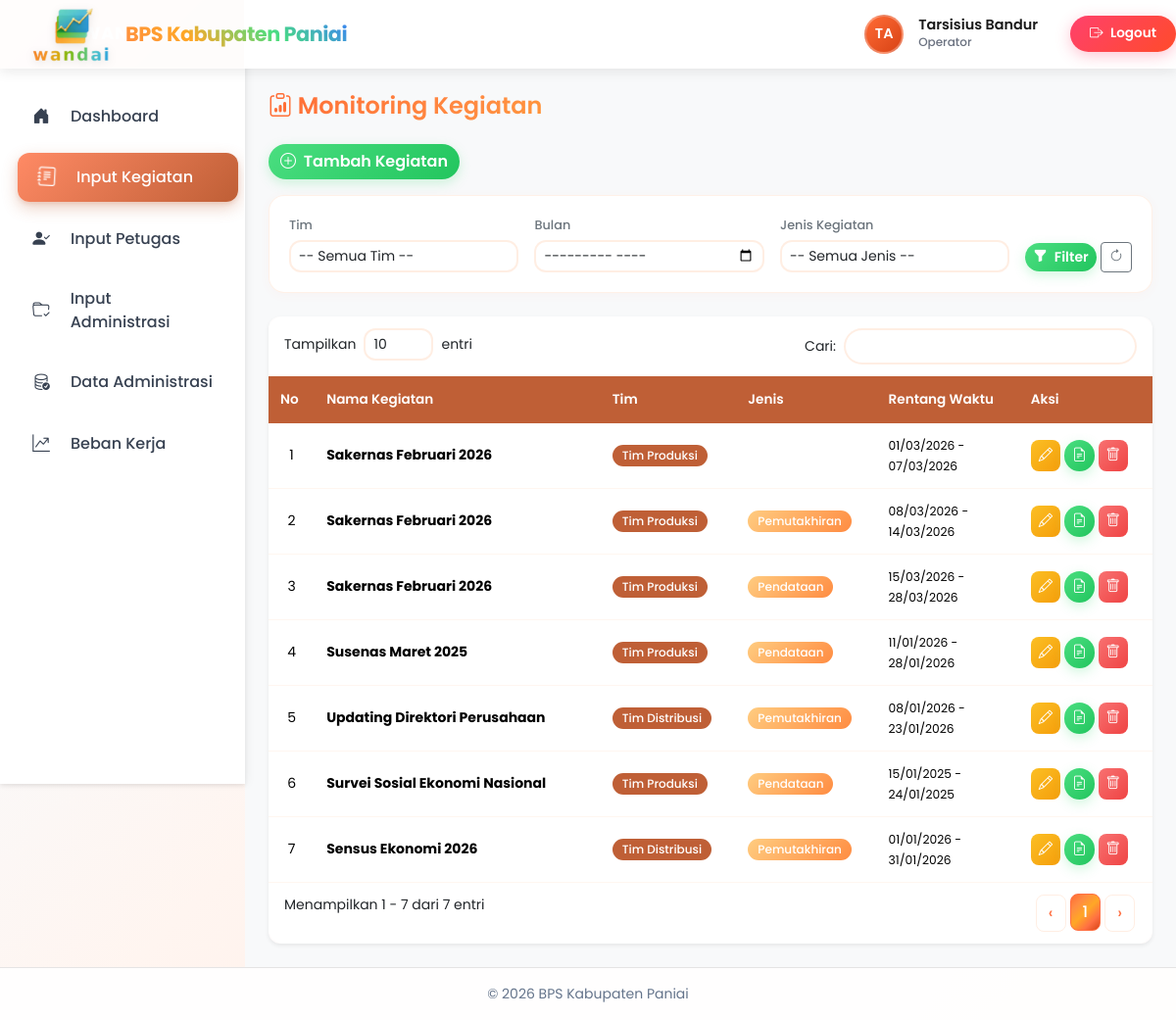
The app's page /index.php?controller=kegiatan (signed in) with its own data.
### tables this page shows
CREATE TABLE `kegiatan_detail` (
  `id` int(11) NOT NULL,
  `team_id` int(11) DEFAULT NULL,
  `nama_kegiatan` varchar(500) NOT NULL,
  `master_id` int(11) DEFAULT NULL,
  `jenis_kegiatan` varchar(255) DEFAULT NULL,
  `tanggal_mulai` date DEFAULT NULL,
  `tanggal_selesai` date DEFAULT NULL,
  `rentang_waktu_mulai` date DEFAULT NULL,
  `rentang_waktu_selesai` date DEFAULT NULL,
  `satuan` varchar(100) DEFAULT NULL,
  `komentar` text DEFAULT NULL,
  `program` varchar(255) DEFAULT NULL,
  `output` varchar(255) DEFAULT NULL,
  `komponen` varchar(255) DEFAULT NULL,
  `honor_satuan` decimal(15,2) DEFAULT NULL COMMENT 'Honor per satuan untuk mitra (Rp)',
  `edited_by` int(11) DEFAULT NULL,
  `penanggung_jawab_user_id` int(11) DEFAULT NULL,
  `bast_berbarengan` tinyint(1) NOT NULL DEFAULT 0 COMMENT 'Untuk Pendataan: 1=BAST gabungan dgn Updating/Listing, 0=terpisah',
  `created_at` timestamp NULL DEFAULT current_timestamp(),
  `updated_at` timestamp NULL DEFAULT current_timestamp() ON UPDATE current_timestamp(),
  `status_pembayaran` enum('belum_lunas','lunas') DEFAULT 'belum_lunas',
  `catatan_pembayaran` text DEFAULT NULL,
  `pembayaran_updated_by` int(11) DEFAULT NULL,
  `pembayaran_updated_at` timestamp NULL DEFAULT NULL,
  `paid_at` datetime DEFAULT NULL,
  `completed_at` datetime DEFAULT NULL,
  `catatan_operator_tim` text DEFAULT NULL,
  `catatan_kepala` text DEFAULT NULL,
  `catatan_ppk` text DEFAULT NULL,
  `catatan_bendahara` text DEFAULT NULL,
  `operator_tim_verified_by` int(11) UNSIGNED DEFAULT NULL,
  `operator_tim_verified_at` datetime DEFAULT NULL,
  `kepala_verified_by` int(11) UNSIGNED DEFAULT NULL,
  `kepala_verified_at` datetime DEFAULT NULL,
  `ppk_verified_by` int(11) UNSIGNED DEFAULT NULL,
  `ppk_verified_at` datetime DEFAULT NULL,
  `bendahara_verified_by` int(11) UNSIGNED DEFAULT NULL,
  `bendahara_verified_at` datetime DEFAULT NULL,
  `admin_override` tinyint(1) DEFAULT 0,
  `admin_override_by` int(11) UNSIGNED DEFAULT NULL,
  `admin_override_at` datetime DEFAULT NULL,
  `sent_to_kepala_at` datetime DEFAULT NULL,
  `sent_by` int(11) UNSIGNED DEFAULT NULL,
  `sk_kpa_gabung_po` tinyint(1) NOT NULL DEFAULT 0 COMMENT 'SK KPA Pendataan+Pengolahan digabung (1=ya, 0=tidak)',
  `periode` enum('Tahunan','Semesteran','Triwulanan','Bulanan') NOT NULL DEFAULT 'Tahunan' COMMENT 'Periode kegiatan'
);

CREATE TABLE `teams` (
  `id` int(11) NOT NULL,
  `name` varchar(255) NOT NULL,
  `description` text DEFAULT NULL,
  `warna` varchar(7) DEFAULT '#6c757d',
  `created_at` timestamp NULL DEFAULT current_timestamp(),
  `updated_at` timestamp NULL DEFAULT current_timestamp() ON UPDATE current_timestamp()
);

### controllers/KegiatanController.php (called while the page is built, shortened)
<?php
require_once 'models/KegiatanDetail.php';
class KegiatanController
{
    public function index()
    {
        $model = new KegiatanDetail();
        $role_id = $_SESSION['user']['role_id'];
        $filterTeam = $_GET['team_id'] ?? null;
        $filterBulan = $_GET['bulan'] ?? null;
        $filterJenis = $_GET['jenis'] ?? null;
        $kegiatanList = $model->getFiltered($filterTeam, $role_id, $filterBulan, $filterJenis);
        include 'views/kegiatan/index.php';
    }
}

### index.php (called while the page is built, shortened)
<?php
$action     = $_GET['action'] ?? 'index';
$obj = new $className();
$obj->$action();

### models/KegiatanDetail.php (called while the page is built, shortened)
<?php
class KegiatanDetail
{
    public $db;
    public function __construct()
    {
        require 'config/database.php';
        $this->db = $pdo;
    }
    public function getFiltered($teamId = null, $roleId = null, $bulan = null, $jenis = null)
    {
        $sql = "
            SELECT
                kd.id,
                kj.id                                                 AS kegiatan_jenis_id,
                kd.team_id,
                t.name                                                AS team_name,
                kd.nama_kegiatan,
                COALESCE(kj.jenis,           kd.jenis_kegiatan)       AS jenis_kegiatan,
                COALESCE(kj.tanggal_mulai,   kd.rentang_waktu_mulai)  AS rentang_waktu_mulai,
                COALESCE(kj.tanggal_selesai, kd.rentang_waktu_selesai) AS rentang_waktu_selesai,
                COALESCE(kj.satuan,          kd.satuan)               AS satuan,
                COALESCE(kj.program,         kd.program)              AS program,
                COALESCE(kj.output,          kd.output)               AS output,
                COALESCE(kj.komponen,        kd.komponen)             AS komponen,
                COALESCE(kj.honor_satuan,    kd.honor_satuan)         AS honor_satuan,
                kd.komentar,
                kd.edited_by,
                kd.penanggung_jawab_user_id,
                kd.created_at,
                kd.updated_at
            FROM kegiatan_detail kd
            LEFT JOIN kegiatan_jenis kj ON kj.kegiatan_id = kd.id
            LEFT JOIN teams t ON t.id = kd.team_id
            WHERE 1=1
        ";
        $params = [];
        $sql .= " ORDER BY kd.id DESC,
                  FIELD(kj.jenis,'Pelatihan/Briefing','Updating/Listing','Pendataan','Pengolahan')";
        $stmt = $this->db->prepare($sql);
        $stmt->execute($params);
        return $stmt->fetchAll(PDO::FETCH_ASSOC);
    }
}

### views/kegiatan/index.php (the view, shortened to what this page needs)
<?php
include __DIR__ . '/../layouts/header.php';
$kegiatan = $kegiatanList ?? [];
?>
<div class="d-flex">
    <div class="sidebar">
        <?php include __DIR__ . '/../layouts/sidebar.php'; ?>
    </div>
    <div class="flex-grow-1">
        <div class="content-wrapper">
            <h4 class="page-title">
                <i class="bi bi-clipboard-data text-primary"></i> Monitoring Kegiatan
            </h4>
            <div class="mb-3">
                <a href="index.php?controller=kegiatan&action=create" class="btn btn-success">
                    <i class="bi bi-plus-circle me-1"></i> Tambah Kegiatan
                </a>
            </div>
            <div class="filter-card shadow-sm">
                <form method="GET" action="index.php">
                    <div class="filter-row">
                        <div class="filter-item">
                            <label>Tim</label>
                            <select name="team_id" class="form-select form-select-sm">
                                <option value="">-- Semua Tim --</option>
                            </select>
                        </div>
                        <div class="filter-item">
                            <label>Bulan</label>
                            <input type="month" name="bulan" class="form-control form-control-sm"
                                   value="<?= htmlspecialchars($_GET['bulan'] ?? '') ?>">
                        </div>
                        <div class="filter-item">
                            <label>Jenis Kegiatan</label>
                            <select name="jenis" class="form-select form-select-sm">
                                <option value="">-- Semua Jenis --</option>
                            </select>
                        </div>
                        <div class="filter-btn">
                            <button type="submit" class="btn btn-primary btn-sm">
                                <i class="bi bi-funnel-fill me-1"></i> Filter
                            </button>
                            <a href="index.php?controller=kegiatan" class="btn btn-outline-secondary btn-sm">
                                <i class="bi bi-arrow-clockwise"></i>
                            </a>
                        </div>
                    </div>
                </form>
            </div>
            <div class="table-container shadow-sm">
                <?php if (empty($kegiatan)): ?>
                    <div class="empty-state">
                        <i class="bi bi-inbox"></i>
                        <h5>Belum ada kegiatan</h5>
                        <p class="text-muted">Klik "Tambah Kegiatan" untuk menambahkan kegiatan baru</p>
                    </div>
                <?php else: ?>
                    <div class="table-responsive">
                        <table class="table table-hover" id="dataTable">
                            <thead>
                                <tr>
                                    <th width="40">No</th>
                                    <th>Nama Kegiatan</th>
                                    <th>Tim</th>
                                    <th>Jenis</th>
                                    <th>Rentang Waktu</th>
                                    <th width="100">Aksi</th>
                                </tr>
                            </thead>
                            <tbody>
                                <?php $no = 1; foreach ($kegiatan as $k): ?>
                                    <tr>
                                        <td class="text-center"><?= $no++ ?></td>
                                        <td>
                                            <strong><?= htmlspecialchars($k['nama_kegiatan']) ?></strong>
                                        </td>
                                        <td>
                                            <span class="badge bg-secondary"><?= htmlspecialchars($k['team_name'] ?? '-') ?></span>
                                        </td>
                                        <td>
                                            <span class="badge bg-info"><?= htmlspecialchars($k['jenis_kegiatan'] ?? '-') ?></span>
                                        </td>
                                        <td>
                                            <small>
                                                <?= date('d/m/Y', strtotime($k['rentang_waktu_mulai'])) ?> -<br>
                                                <?= date('d/m/Y', strtotime($k['rentang_waktu_selesai'])) ?>
                                            </small>
                                        </td>
                                        <td>
                                            <div class="d-flex gap-1">
                                                <button type="button" class="btn btn-warning btn-action btn-edit"
                                                        data-bs-toggle="modal" data-bs-target="#modalEditKegiatan"
                                                        data-id="<?= $k['id'] ?>"
                                                        data-nama="<?= htmlspecialchars($k['nama_kegiatan']) ?>"
                                                        data-jenis="<?= htmlspecialchars($k['jenis_kegiatan'] ?? '') ?>"
                                                        data-mulai="<?= $k['rentang_waktu_mulai'] ?>"
                                                        data-selesai="<?= $k['rentang_waktu_selesai'] ?>"
                                                        data-satuan="<?= htmlspecialchars($k['satuan'] ?? '') ?>"
                                                        data-program="<?= htmlspecialchars($k['program'] ?? '') ?>"
                                                        data-output="<?= htmlspecialchars($k['output'] ?? '') ?>"
                                                        data-komponen="<?= htmlspecialchars($k['komponen'] ?? '') ?>"
                                                        data-honor-satuan="<?= $k['honor_satuan'] ?? '' ?>"
                                                        data-pj="<?= $k['penanggung_jawab_user_id'] ?? '' ?>">
                                                    <i class="bi bi-pencil"></i>
                                                </button>
                                                <button type="button" class="btn btn-success btn-action btn-bast"
                                                        data-bs-toggle="modal" data-bs-target="#modalBastKegiatan"
                                                        data-id="<?= $k['id'] ?>"
                                                        data-nama="<?= htmlspecialchars($k['nama_kegiatan']) ?>"
                                                        title="Generate BAST Honor">
                                                    <i class="bi bi-file-earmark-text"></i>
                                                </button>
                                                <button type="button" class="btn btn-danger btn-action btn-delete"
                                                        data-id="<?= $k['id'] ?>"
                                                        data-nama="<?= htmlspecialchars($k['nama_kegiatan']) ?>">
                                                    <i class="bi bi-trash"></i>
                                                </button>
                                            </div>
                                        </td>
                                    </tr>
                                <?php endforeach; ?>
                            </tbody>
                        </table>
                    </div>
                <?php endif; ?>
            </div>
        </div>
    </div>
</div>
<?php include __DIR__ . '/../layouts/footer.php'; ?>

### views/kegiatan/index.php (style rules this page uses)
.content-wrapper { padding: 1.5rem; background-color: #f8f9fa; min-height: 100vh; }
.page-title { font-size: 1.5rem; font-weight: 600; color: #2c3e50; margin-bottom: 1.5rem; }
.filter-card { background: white; border-radius: 12px; padding: 1.25rem; margin-bottom: 1.5rem; }
.filter-row { display: flex; flex-wrap: wrap; gap: 1rem; align-items: flex-end; }
.filter-row .filter-item { flex: 1; min-width: 180px; }
.filter-row .filter-item label { font-size: 0.8rem; font-weight: 500; color: #6c757d; margin-bottom: 0.35rem; display: block; }
.filter-row .filter-btn { flex: 0 0 auto; }
.table-container { background: white; border-radius: 12px; overflow: hidden; }
.table { margin-bottom: 0; }
.table thead th { background: linear-gradient(135deg, #e74c3c 0%, #c0392b 100%); color: white; font-weight: 500; font-size: 0.85rem; padding: 0.85rem 0.75rem; border: none; white-space: nowrap; }
.table tbody td { padding: 0.75rem; vertical-align: middle; font-size: 0.875rem; border-color: #f0f0f0; }
.badge { font-weight: 500; padding: 0.4em 0.65em; font-size: 0.75rem; }
.btn-action { padding: 0.35rem 0.5rem; font-size: 0.8rem; border-radius: 6px; }
.btn-action i { font-size: 0.9rem; }

### records on screen
kegiatan_detail: nama_kegiatan "Sakernas Februari 2026", team.name "Tim Produksi", rentang_waktu_mulai "01/03/2026", rentang_waktu_selesai "07/03/2026", jenis_kegiatan "Pemutakhiran", rentang_waktu_mulai "08/03/2026", rentang_waktu_selesai "14/03/2026", jenis_kegiatan "Pendataan", rentang_waktu_mulai "15/03/2026", rentang_waktu_selesai "28/03/2026"
kegiatan_detail: nama_kegiatan "Susenas Maret 2025", team.name "Tim Produksi", jenis_kegiatan "Pendataan", rentang_waktu_mulai "11/01/2026", rentang_waktu_selesai "28/01/2026"
kegiatan_detail: nama_kegiatan "Updating Direktori Perusahaan", team.name "Tim Distribusi", jenis_kegiatan "Pemutakhiran", rentang_waktu_mulai "08/01/2026", rentang_waktu_selesai "23/01/2026"
kegiatan_detail: nama_kegiatan "Survei Sosial Ekonomi Nasional", team.name "Tim Produksi", jenis_kegiatan "Pendataan", rentang_waktu_mulai "15/01/2025", rentang_waktu_selesai "24/01/2025"
kegiatan_detail: nama_kegiatan "Sensus Ekonomi 2026", team.name "Tim Distribusi", jenis_kegiatan "Pemutakhiran", rentang_waktu_mulai "01/01/2026", rentang_waktu_selesai "31/01/2026"

### other values on screen
substr($name, 0, 2) "TA"
$name "Tarsisius Bandur"
$role "Operator"
